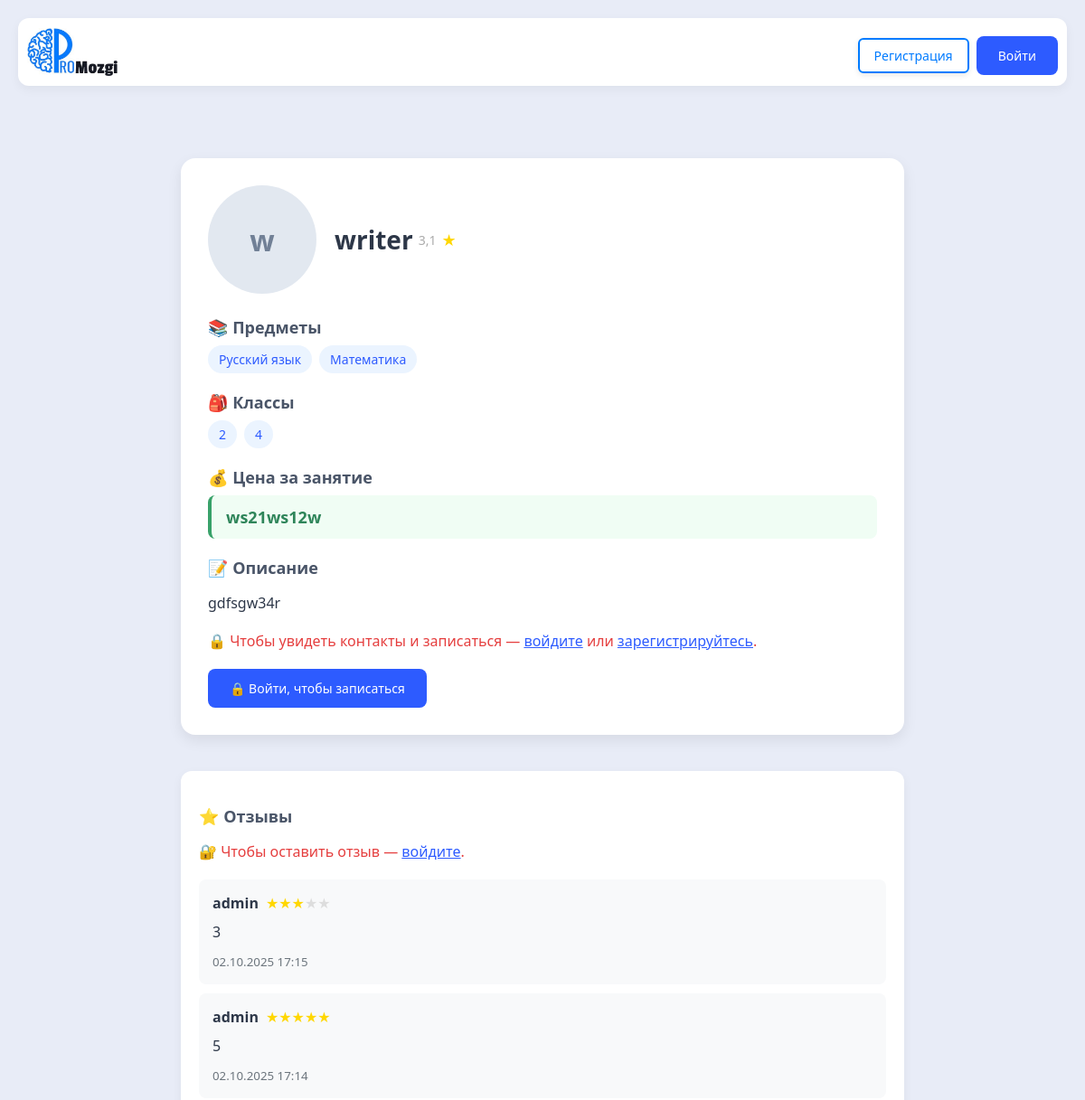
The app's page /2/ (upper part), older data.
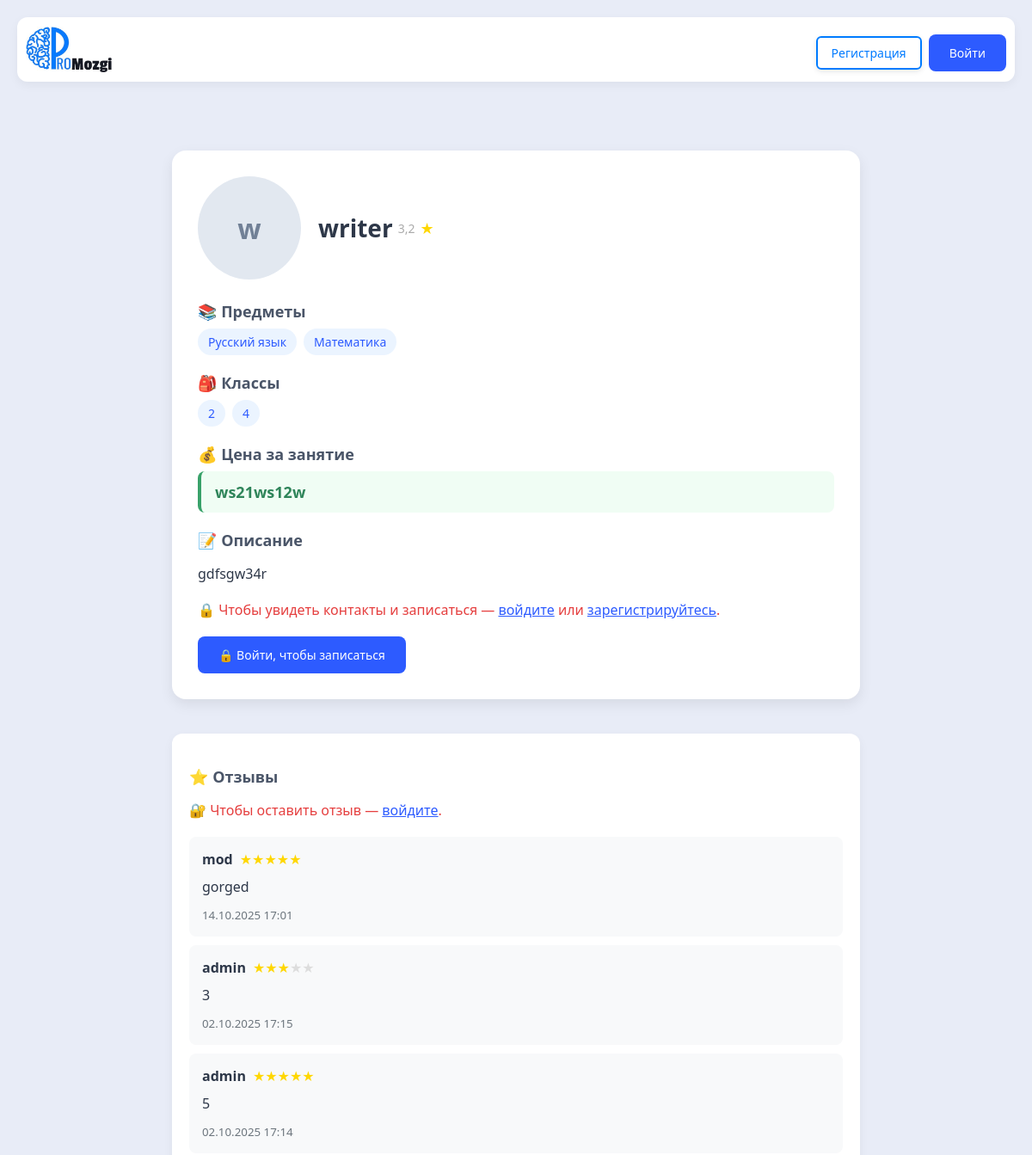
The same page, newer data.
### myapp/models.py (models this page shows, shortened)
class Teacher(models.Model):
	user = models.ForeignKey(User, on_delete=models.CASCADE, verbose_name="Пользователь", related_name="teachers")
	photo = models.ImageField(upload_to='teachers_photos/', blank=True, null=True, verbose_name="Фото")
	fio = models.CharField("ФИО", max_length=50)
	description = models.TextField("Onиcaниe", null=True, blank=True)
	price = models.TextField("Цена", null=True, blank=True)
	subjects = models.ManyToManyField(Subjects, verbose_name="Учебный предмет")
	klass = models.ManyToManyField(Klass, verbose_name= "Класс")
	phone = models.CharField("Телефон", max_length=20, blank=True, null=True)
	STATUS_CHOICES = [
        ('active', 'Активное'),
        ('hidden', 'Скрытое'),
        ('moderation', 'На модерации'),
		('rejected', 'Отклонённые'),
    ]
	status = models.CharField(max_length=20, choices=STATUS_CHOICES, default='moderation')
	def average_rating(self):
		reviews = self.reviews.all()  # предполагается, что related_name='reviews'
		if not reviews:
			return 0
		avg = sum(review.rating for review in reviews) / len(reviews)
		return round(avg, 1)
	class Meta:
		verbose_name_plural = "Учителя"
		verbose_name = "Учитель"

class Review(models.Model):
    teacher = models.ForeignKey('Teacher', on_delete=models.CASCADE, related_name='reviews')
    user = models.ForeignKey(User, on_delete=models.CASCADE)
    text = models.TextField(verbose_name="Отзыв")
    rating = models.IntegerField(verbose_name="Оценка", choices=[(i, i) for i in range(1, 6)])
    created_at = models.DateTimeField(auto_now_add=True)

class Subjects(models.Model):
	name = models.CharField("Учебный предмет", max_length = 50)
	class Meta:
		verbose_name_plural = "Учебные предметы"
		verbose_name = "Учебный предмет"

class Klass(models.Model):
	name = models.CharField("Класс", max_length = 2)
	class Meta:
		verbose_name_plural = "Классы"
		verbose_name = "Класс"

### myapp/views.py (the view, shortened to what this page needs)
# urls.py: path('<int:pk>/', TeachersDetailsView.as_view(), name = "teacher_details"),
class TeachersDetailsView(DetailView):
    model = Teacher
    template_name = "teachers/teacher_details.html"
    context_object_name = "teacher"
    def get_context_data(self, **kwargs):
        context = super().get_context_data(**kwargs)
        teacher = self.get_object()
        context['reviews'] = teacher.reviews.all().order_by('-created_at')
        context['form'] = ReviewForm()
        context['is_moderator'] = self.request.user.groups.filter(name='Модераторы').exists()
        return context

### myapp/templatetags/rating_tags.py (called while the page is built)
@register.simple_tag
def render_rating_stars(rating):
    try:
        rating = int(rating)
    except (ValueError, TypeError):
        rating = 0
    full_stars = min(max(rating, 0), 5)
    stars_html = ""
    for i in range(1, 6):
        if i <= full_stars:
            stars_html += '<span class="star full">★</span>'
        else:
            stars_html += '<span class="star">★</span>'
    return mark_safe(f'<span class="user-rating">{stars_html}</span>')

### myapp/templates/teachers/teacher_details.html (shortened to what the changed rows need)
{% load static %}
{% load rating_tags %}
{% load user_tags %}
<!DOCTYPE html>
<html lang="en">
<head>
    <link rel="stylesheet" type="text/css" href="{% static 'myapp/style.css' %}">
    <link rel="stylesheet" href="{% static 'myapp/footer.css' %}">
    <link rel="stylesheet" href="{% static 'myapp/header.css' %}">
    <link rel="stylesheet" href="{% static 'myapp/teacher_details.css' %}">
</head>
<body>
  <div class="container">
    <div class="teacher-profile">
      <div class="teacher-header">
          {% if teacher.photo %}
              <img src="{{ teacher.photo.url }}" alt="Фото {{ teacher.fio }}" class="avatar-large">
          {% else %}
              <div class="avatar-placeholder-large">{{ teacher.fio|first }}</div>
          {% endif %}
          <h1 class="teacher-name">{{ teacher.fio }}</h1>
            {% if teacher.average_rating > 0 %}
              <div class="teacher-rating">
                <span class="rating-value">{{ teacher.average_rating }}</span>
                <span class="star">★</span>
              </div>
            {% else %}
              <div class="teacher-rating">
                <h1>   </h1>
                <span class="rating-value">Нет отзывов</span>
              </div>
            {% endif %}
      </div>
      <div class="section">
        <div class="tag-list">
          {% for subject in teacher.subjects.all %}
            <span class="tag">{{ subject.name }}</span>
          {% endfor %}
        </div>
      </div>
      <div class="section">
        <div class="tag-list">
          {% for klass in teacher.klass.all %}
            <span class="tag">{{ klass.name }}</span>
          {% endfor %}
        </div>
      </div>
      <div class="section">
        <h3 class="section-title">💰 Цена за занятие</h3>
        <div class="price-box">{{ teacher.price }}</div>
      </div>
      <div class="section">
        <p class="section-content">{{ teacher.description|linebreaks }}</p>
      </div>
    </div>
    <div style="margin-top: 40px; padding: 20px; background: #fff; border-radius: 12px; box-shadow: 0 4px 12px rgba(0,0,0,0.05);">
        {% if reviews %}
        <div style="margin-top: 20px;">
            {% for review in reviews %}
              <div style="padding: 15px; background: #f8f9fa; border-radius: 8px; margin-bottom: 10px;">
                <strong>{{ review.user.username }}</strong>{% render_rating_stars review.rating %}
                <p style="margin: 10px 0;">{{ review.text }}</p>
                <small style="color: #6c757d;">{{ review.created_at|date:"d.m.Y H:i" }}</small>
              </div>
            {% endfor %}
          </div>
        {% else %}
          <p style="color: #6c757d; font-style: italic;">Пока нет отзывов.</p>
        {% endif %}
    </div>
  </div>
</body>
</html>

Row changes from the older to the newer data that the page shows:
computed for Teacher "writer": average_rating "3,1" → "3,2"
added Review: user.username "mod", rating "★ ★ ★ ★ ★", text "gorged", created_at "14.10.2025 17:01"
